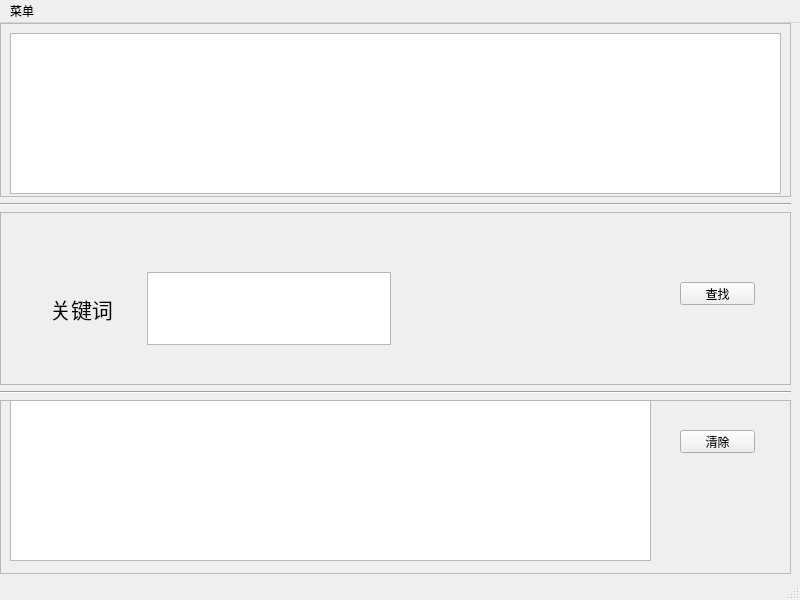
<?xml version="1.0" encoding="UTF-8"?>
<ui version="4.0">
 <class>MainWindow</class>
 <widget class="QMainWindow" name="MainWindow">
  <property name="geometry">
   <rect>
    <x>0</x>
    <y>0</y>
    <width>800</width>
    <height>600</height>
   </rect>
  </property>
  <property name="windowTitle">
   <string>MainWindow</string>
  </property>
  <widget class="QWidget" name="centralwidget">
   <widget class="QWidget" name="layoutWidget">
    <property name="geometry">
     <rect>
      <x>0</x>
      <y>0</y>
      <width>791</width>
      <height>551</height>
     </rect>
    </property>
    <layout class="QVBoxLayout" name="verticalLayout">
     <item>
      <widget class="QFrame" name="frame_text">
       <property name="sizePolicy">
        <sizepolicy hsizetype="Preferred" vsizetype="Expanding">
         <horstretch>0</horstretch>
         <verstretch>1</verstretch>
        </sizepolicy>
       </property>
       <property name="frameShape">
        <enum>QFrame::StyledPanel</enum>
       </property>
       <property name="frameShadow">
        <enum>QFrame::Raised</enum>
       </property>
       <widget class="QTextEdit" name="textEdit_input">
        <property name="geometry">
         <rect>
          <x>10</x>
          <y>10</y>
          <width>771</width>
          <height>161</height>
         </rect>
        </property>
       </widget>
      </widget>
     </item>
     <item>
      <widget class="Line" name="line">
       <property name="orientation">
        <enum>Qt::Horizontal</enum>
       </property>
      </widget>
     </item>
     <item>
      <widget class="QFrame" name="frame_action">
       <property name="sizePolicy">
        <sizepolicy hsizetype="Preferred" vsizetype="Expanding">
         <horstretch>0</horstretch>
         <verstretch>1</verstretch>
        </sizepolicy>
       </property>
       <property name="frameShape">
        <enum>QFrame::StyledPanel</enum>
       </property>
       <property name="frameShadow">
        <enum>QFrame::Raised</enum>
       </property>
       <widget class="QPushButton" name="pushButton_find">
        <property name="geometry">
         <rect>
          <x>680</x>
          <y>70</y>
          <width>75</width>
          <height>23</height>
         </rect>
        </property>
        <property name="text">
         <string>查找</string>
        </property>
       </widget>
       <widget class="QWidget" name="layoutWidget">
        <property name="geometry">
         <rect>
          <x>50</x>
          <y>60</y>
          <width>341</width>
          <height>73</height>
         </rect>
        </property>
        <layout class="QHBoxLayout" name="horizontalLayout">
         <item>
          <widget class="QLabel" name="label">
           <property name="font">
            <font>
             <pointsize>16</pointsize>
            </font>
           </property>
           <property name="text">
            <string>关键词</string>
           </property>
           <property name="alignment">
            <set>Qt::AlignCenter</set>
           </property>
          </widget>
         </item>
         <item>
          <spacer name="horizontalSpacer">
           <property name="orientation">
            <enum>Qt::Horizontal</enum>
           </property>
           <property name="sizeHint" stdset="0">
            <size>
             <width>40</width>
             <height>20</height>
            </size>
           </property>
          </spacer>
         </item>
         <item>
          <widget class="QPlainTextEdit" name="plainTextEdit_keyword"/>
         </item>
        </layout>
       </widget>
      </widget>
     </item>
     <item>
      <widget class="Line" name="line_2">
       <property name="orientation">
        <enum>Qt::Horizontal</enum>
       </property>
      </widget>
     </item>
     <item>
      <widget class="QFrame" name="frame_display">
       <property name="sizePolicy">
        <sizepolicy hsizetype="Preferred" vsizetype="Expanding">
         <horstretch>0</horstretch>
         <verstretch>1</verstretch>
        </sizepolicy>
       </property>
       <property name="frameShape">
        <enum>QFrame::StyledPanel</enum>
       </property>
       <property name="frameShadow">
        <enum>QFrame::Raised</enum>
       </property>
       <widget class="QTextEdit" name="textEdit_display">
        <property name="geometry">
         <rect>
          <x>10</x>
          <y>0</y>
          <width>641</width>
          <height>161</height>
         </rect>
        </property>
        <property name="readOnly">
         <bool>true</bool>
        </property>
       </widget>
       <widget class="QPushButton" name="pushButton_clear">
        <property name="geometry">
         <rect>
          <x>680</x>
          <y>30</y>
          <width>75</width>
          <height>23</height>
         </rect>
        </property>
        <property name="text">
         <string>清除</string>
        </property>
       </widget>
      </widget>
     </item>
    </layout>
   </widget>
  </widget>
  <widget class="QMenuBar" name="menubar">
   <property name="geometry">
    <rect>
     <x>0</x>
     <y>0</y>
     <width>800</width>
     <height>23</height>
    </rect>
   </property>
   <widget class="QMenu" name="menu">
    <property name="title">
     <string>菜单</string>
    </property>
    <addaction name="actionopen"/>
    <addaction name="separator"/>
    <addaction name="actionsave"/>
    <addaction name="separator"/>
    <addaction name="actionexit"/>
   </widget>
   <addaction name="menu"/>
  </widget>
  <widget class="QStatusBar" name="statusbar"/>
  <action name="actionexit">
   <property name="text">
    <string>exit</string>
   </property>
  </action>
  <action name="actionopen">
   <property name="text">
    <string>open</string>
   </property>
  </action>
  <action name="actionsave">
   <property name="text">
    <string>save</string>
   </property>
  </action>
 </widget>
 <resources/>
 <connections/>
</ui>
